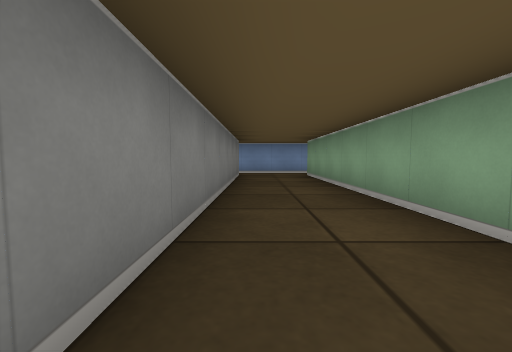
View 1 (above)

16 first-person views from a walk through a cub3D maze. The camera is about half as high as the walls, tilts 4° down and sees 90° across. The floor is counted in squares. Each view is taken from the middle of a square. On the plan, view 1 faces up. The plan holds only what a view shows up to about 9 squares ahead; the rest is blank.

View 2
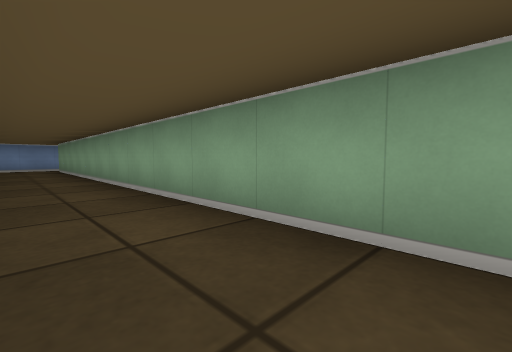

View 3
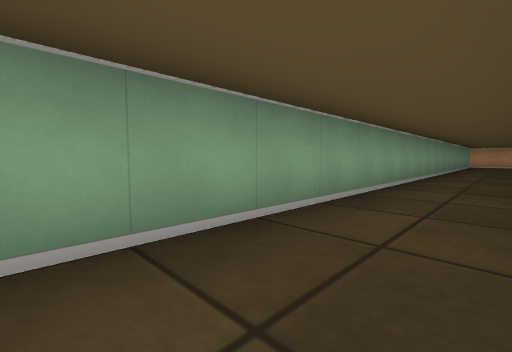

View 4
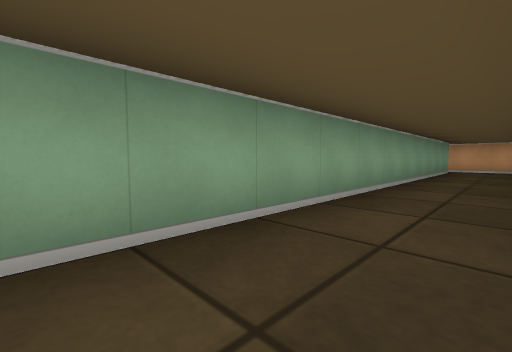

View 5
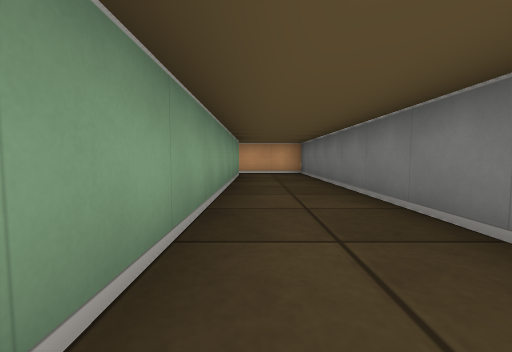

View 6
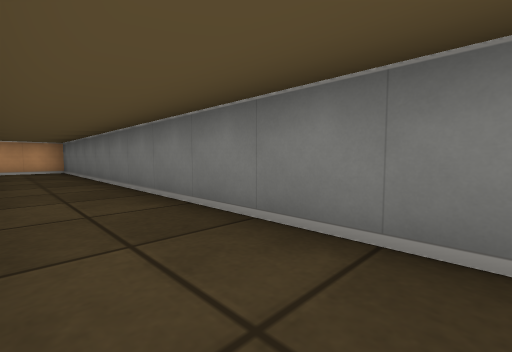

View 7
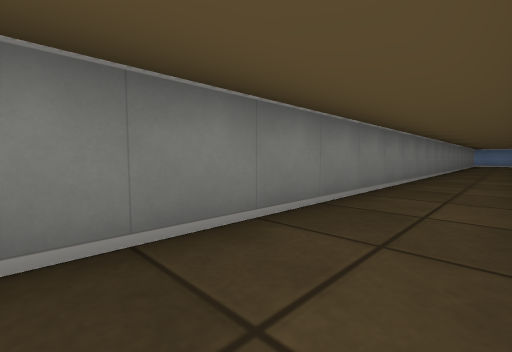

View 8
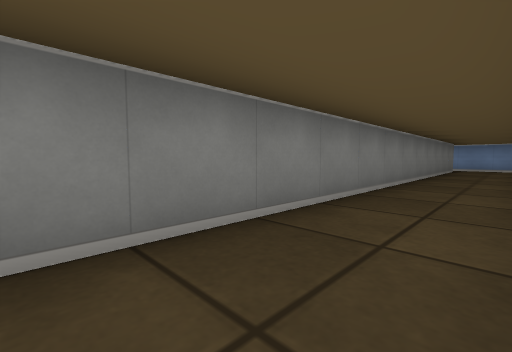

View 9
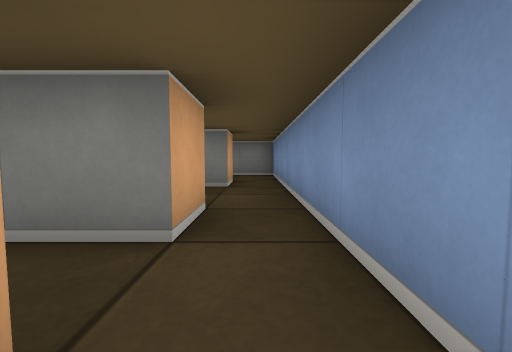

View 10
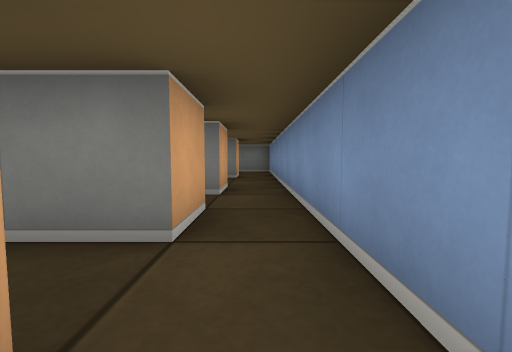

View 11
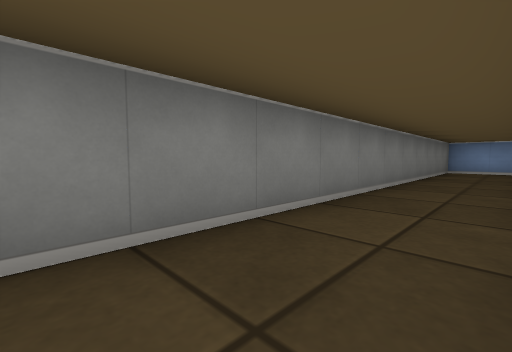

View 12
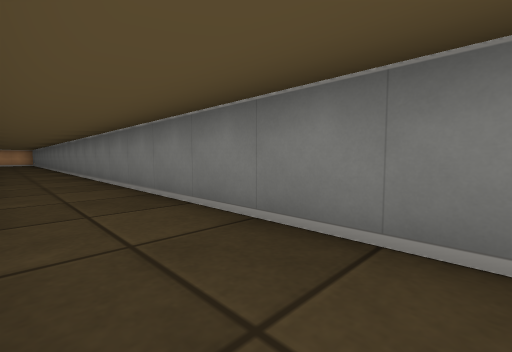

View 13
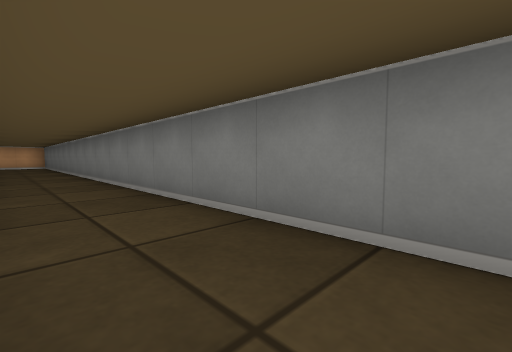

View 14
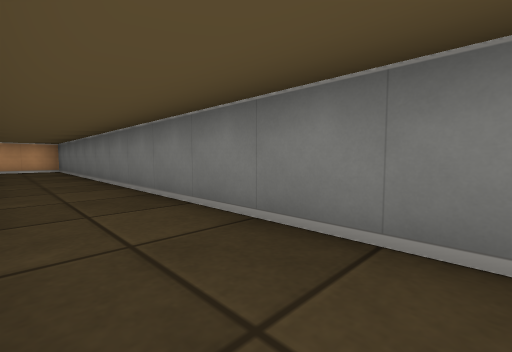

View 15
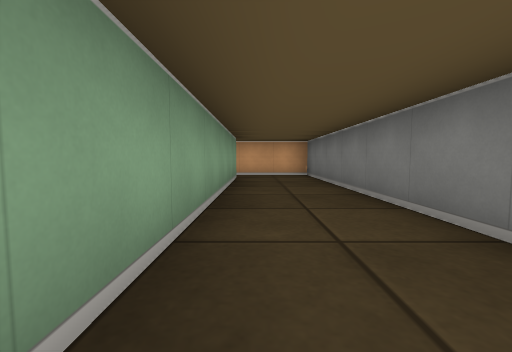

View 16
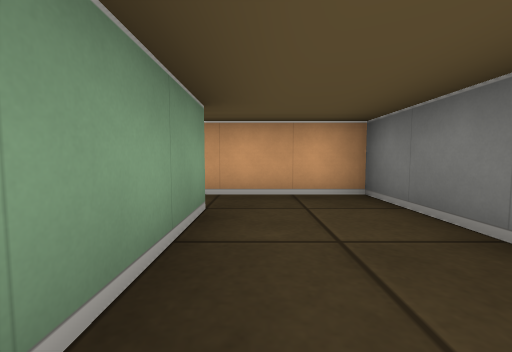

### Floor plan
Ten units are one square. View 1 is at (0, 0); x grows to the right and y downward. Boxes are objects, and circles mark ways between rooms. Rooms are numbered by the first view taken in them; rooms with no view inside come last. Other rooms are left out.
<svg viewBox="-40 -90 110 310">
<path fill="none" stroke="#000" d="M-5 -75 -5 195 16 195M15 185 15 -75 25 -75M24 -85 -5 -85M25 -75 25 -65M35 -75 45 -75M46 -85 24 -85M45 -75 45 -65M56 -85 46 -85M-15 -75 -5 -75M-15 205 -15 144M-5 -85 -35 -85 -35 215 -12 215"/>
<circle cx="20" cy="-80" r="3" fill="#2a7"/>
<circle cx="-10" cy="-80" r="3" fill="#2a7"/>
<circle cx="40" cy="-80" r="3" fill="#2a7"/>
<text x="10" y="50">1</text>
<text x="30" y="40">2</text>
<text x="50" y="40">3</text>
<text x="-20" y="60">4</text>
</svg>
Room 1 opens to room 2. Room 1 opens to room 4. Room 2 opens to room 3.

Where each view was taken, in squares from view 1:
view 1: 0 up, 0 right, facing up
view 2: 4 down, 0 right, facing up-right
view 3: 2 down, 0 right, facing down-right
view 4: 8 down, 0 right, facing down-right
view 5: 11 down, 1 right, facing down
view 6: 9 down, 1 right, facing down-left
view 7: 11 down, 1 right, facing up-left
view 8: 4 down, 1 right, facing up-left
view 9: 8 up, 4 right, facing left
view 10: 8 up, 6 right, facing left
view 11: 2 down, 2 left, facing up-left
view 12: 0 up, 2 left, facing down-left
view 13: 6 down, 2 left, facing down-left
view 14: 10 down, 2 left, facing down-left
view 15: 14 down, 2 left, facing down
view 16: 18 down, 2 left, facing down
